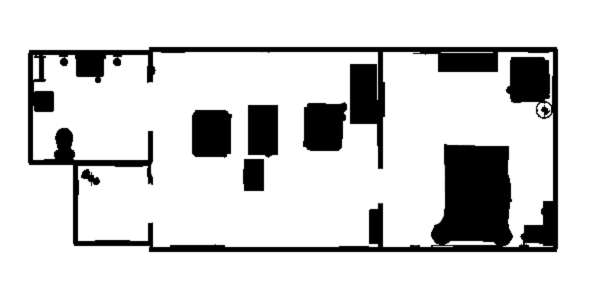
#> input picture map.png, 600 x 300 px
$ python navigation.py
#> lines starting #> are read from the running program, lines starting #| are printed output that depends on the picture; after the words box and inside, x2 and y2 are one past the last pixel; in counts of white or black regions, pixels touching at a corner belong together
import numpy as np
import cv2
import heapq
import matplotlib.pyplot as plt
import scipy.interpolate as si

MAP_FILE = 'map.png'
RESOLUTION = 0.02
SCAN_X = (-3, 9)
SCAN_Y = (-1, 5)

ROBOT_RADIUS = 0.15

def world_to_grid(x, y):
    map_width_m = SCAN_X[1] - SCAN_X[0]
    map_height_m = SCAN_Y[1] - SCAN_Y[0]
    grid_width = int(map_width_m / RESOLUTION)
    grid_height = int(map_height_m / RESOLUTION)

    px = int((x - SCAN_X[0]) / RESOLUTION)
    py = int((SCAN_Y[1] - y) / RESOLUTION)

    px = np.clip(px, 0, grid_width - 1)
    py = np.clip(py, 0, grid_height - 1)
    return (px, py)

def grid_to_world(px, py):
    x = px * RESOLUTION + SCAN_X[0]
    y = SCAN_Y[1] - (py * RESOLUTION)
    return (x, y)

def heuristic(a, b):
    return np.sqrt((b[0] - a[0]) ** 2 + (b[1] - a[1]) ** 2)

def astar(grid, start, goal):
    move_directions = [(0,1), (0,-1), (1,0), (-1,0), (1,1), (1,-1), (-1,1), (-1,-1)]
    close_set = set()
    came_from = {}
    g_score = {start: 0}
    f_score = {start: heuristic(start, goal)}
    open_heap = []

    heapq.heappush(open_heap, (f_score[start], start))
    height, width = grid.shape

    while open_heap:
        current = heapq.heappop(open_heap)[1]
        if current == goal:
            path_pixels = []
            while current in came_from:
                path_pixels.append(current)
                current = came_from[current]
            path_pixels.append(start)
            return path_pixels[::-1]

        close_set.add(current)
        for dx, dy in move_directions:
            neighbor = (current[0] + dx, current[1] + dy)
            if not (0 <= neighbor[0] < width and 0 <= neighbor[1] < height): continue
            if grid[neighbor[1]][neighbor[0]] == 1: continue

            move_cost = 1.0 if dx == 0 or dy == 0 else 1.414
            tentative_g_score = g_score[current] + move_cost

            if neighbor in close_set and tentative_g_score >= g_score.get(neighbor, float('inf')): continue

            if tentative_g_score < g_score.get(neighbor, float('inf')):
                came_from[neighbor] = current
                g_score[neighbor] = tentative_g_score
                f_score[neighbor] = tentative_g_score + heuristic(neighbor, goal)
                heapq.heappush(open_heap, (f_score[neighbor], neighbor))
    return None

def smooth_path(path_world, smooth_factor=0.5, num_points=100):
    unique_path = [path_world[0]]
    for p in path_world[1:]:
        if np.linalg.norm(np.array(p) - np.array(unique_path[-1])) > 0.05:
            unique_path.append(p)

    if len(unique_path) < 4:
        return path_world

    x = [p[0] for p in unique_path]
    y = [p[1] for p in unique_path]

    tck, u = si.splprep([x, y], s=smooth_factor)

    u_new = np.linspace(0, 1, num_points)
    x_new, y_new = si.splev(u_new, tck)

    smoothed_path = list(zip(x_new, y_new))
    return smoothed_path

def get_navigation_path(start_world, goal_world):
    print("Đang đọc bản đồ và tính toán đường đi A*...")
    img_raw = cv2.imread(MAP_FILE, cv2.IMREAD_GRAYSCALE)
    if img_raw is None:
        print(f"Lỗi: Không tìm thấy file '{MAP_FILE}'!")
        return None

    binary_map = (img_raw < 128).astype(np.uint8)
    inflation_pixels = int(ROBOT_RADIUS / RESOLUTION)
    kernel = cv2.getStructuringElement(cv2.MORPH_ELLIPSE, (inflation_pixels * 2, inflation_pixels * 2))
    inflated_grid = cv2.dilate(binary_map, kernel, iterations=1)

    start_pixel = world_to_grid(*start_world)
    goal_pixel = world_to_grid(*goal_world)

    if inflated_grid[start_pixel[1]][start_pixel[0]] == 1 or inflated_grid[goal_pixel[1]][goal_pixel[0]] == 1:
        print("Lỗi: Start hoặc Goal nằm trong vùng vật cản!")
        return None

    path_pixels = astar(inflated_grid, start_pixel, goal_pixel)

    if path_pixels is not None:
        path_world = [grid_to_world(p[0], p[1]) for p in path_pixels]

        total_dist = 0
        for i in range(len(path_world)-1):
            p1 = path_world[i]
            p2 = path_world[i+1]
            total_dist += np.sqrt((p2[0]-p1[0])**2 + (p2[1]-p1[1])**2)

        desired_spacing = 0.1
        dynamic_num_points = max(10, int(total_dist / desired_spacing))

        print(f"Tổng chiều dài đường đi: {total_dist:.2f}m. Sinh ra {dynamic_num_points} waypoints.")

        # Giảm smooth_factor (từ 0.3 xuống 0.05) để B-Spline bám sát các điểm A* gốc hơn, tránh tình trạng "cắt góc" lẹm vào vật cản
        smoothed_path = smooth_path(path_world, smooth_factor=0.05, num_points=dynamic_num_points)
        return smoothed_path

    return None

if __name__ == "__main__":
    try:
        img_raw = cv2.imread(MAP_FILE, cv2.IMREAD_GRAYSCALE)
#> img_raw is the input picture: shape (300, 600); min 0, max 255, mean 212.6
        if img_raw is None:
            raise ValueError(f"Lỗi: Không tìm thấy file '{MAP_FILE}'!")

        binary_map = (img_raw < 128).astype(np.uint8)
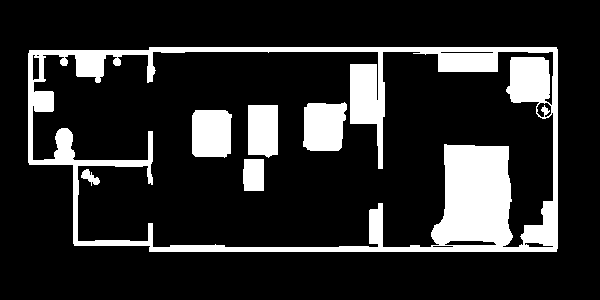
#> binary_map: shape (300, 600); values 0 (black) and 1 (white), 16.6% white; 6 white regions, box (x1, y1, x2, y2) and area: (28, 47, 558, 252) 23926, (303, 102, 347, 151) 1872, (192, 110, 232, 158) 1797, (248, 105, 278, 158) 1512, (243, 159, 264, 191) 655, (81, 169, 100, 186) 154

        inflation_pixels = int(ROBOT_RADIUS / RESOLUTION)
        kernel = cv2.getStructuringElement(cv2.MORPH_ELLIPSE, (inflation_pixels * 2, inflation_pixels * 2))
        inflated_grid = cv2.dilate(binary_map, kernel, iterations=1)
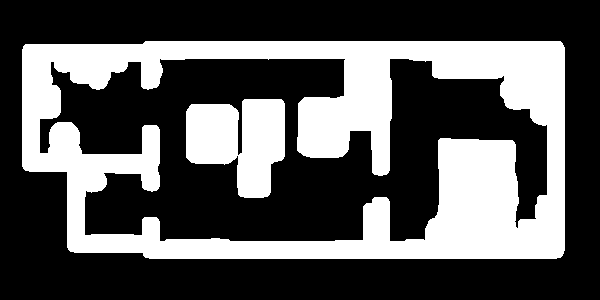
#> inflated_grid: shape (300, 600); values 0 (black) and 1 (white), 34% white; 2 white regions, box (x1, y1, x2, y2) and area: (22, 41, 565, 259) 54204, (186, 99, 285, 198) 6937

        START_WORLD = (-0.88,0.88)
        GOAL_WORLD = (5.69,3.14)

        start_pixel = world_to_grid(*START_WORLD)
        goal_pixel = world_to_grid(*GOAL_WORLD)

        path_pixels = astar(inflated_grid, start_pixel, goal_pixel)
#> path_pixels = 364 pairs, first value 106 to 434, second value 92 to 206

        plt.figure(figsize=(12, 6))

        display_img = np.zeros((img_raw.shape[0], img_raw.shape[1], 3), dtype=np.uint8)
        display_img[binary_map == 0] = [255, 255, 255]
        display_img[inflated_grid == 1] = [180, 180, 180]
        display_img[binary_map == 1] = [0, 0, 0]

        plt.imshow(display_img, origin='upper', extent=[SCAN_X[0], SCAN_X[1], SCAN_Y[0], SCAN_Y[1]])

        if path_pixels is not None:
            path_world = [grid_to_world(p[0], p[1]) for p in path_pixels]
#> in grid_to_world, `x = px * RESOLUTION + SCAN_X[0]`: x = -0.88
#> in grid_to_world, `y = SCAN_Y[1] - (py * RESOLUTION)`: y = 0.88
#> path_world = 364 pairs, first value -0.88 to 5.68, second value 0.88 to 3.16

            smoothed_path_world = smooth_path(path_world, smooth_factor=0.05, num_points=50)
#> in smooth_path, `unique_path = [path_world[0]]`: unique_path = [(-0.88, 0.88)]
#> the loop in smooth_path, `for p in path_world[1:]:` made 363 passes
#> p on passes 1 to 3: (-0.86, 0.88), (-0.84, 0.88), (-0.82, 0.88)
#> after the loop in smooth_path, `for p in path_world[1:]:`: unique_path = 129 pairs, first value -0.88 to 5.68, second value 0.88 to 3.14
#> in smooth_path, `x = [p[0] for p in unique_path]`: x = 129 values from -0.88 to 5.68
#> in smooth_path, `y = [p[1] for p in unique_path]`: y = 129 values from 0.88 to 3.14
#> in smooth_path, `tck, u = si.splprep([x, y], s=smooth_factor)`: tck = [[0, 0, 0, 0, 0.248, 0.31, 0.37, 0.433, 0.491, 0.552, 0.614, 0.738, 1, 1, 1, 1], [[-0.88, -0.239, 0.563, 1.52, 1.96, 2.4, 2.72, 3.18, 3.79, 5.13, 5.39, 5.67], [0.882, 0.875, 0.882, 0.905, 1, 1.1, 1.46, 1.5, 1.5, 1.29, 2.63, 3.12]], 3]; u = 129 values from 0 to 1
#> in smooth_path, `x_new, y_new = si.splev(u_new, tck)`: x_new = 50 values from -0.88 to 5.67; y_new = 50 values, max 3.12 at index 49, min 0.879 at index 3, mean 1.44
#> in smooth_path, `smoothed_path = list(zip(x_new, y_new))`: smoothed_path = 50 pairs, first value -0.88 to 5.67, second value 0.879 to 3.12
#> smoothed_path_world has the same summary as smoothed_path in smooth_path

            pw_arr = np.array(path_world)
#> pw_arr has the same summary as path_world
            spw_arr = np.array(smoothed_path_world)
#> spw_arr has the same summary as smoothed_path in smooth_path

            plt.plot(pw_arr[:, 0], pw_arr[:, 1], color='orange', linestyle='--', linewidth=1.5, alpha=0.7, label='A* Gốc (Zigzag)')

            plt.plot(spw_arr[:, 0], spw_arr[:, 1], color='cyan', linewidth=2.5, label='Đường Nội Suy (B-Spline)')

            print(f"--- THÀNH CÔNG ---")
            print(f"Đường A* gốc: {len(path_world)} điểm -> Giảm còn {len(smoothed_path_world)} waypoints nội suy.")
#| Đường A* gốc: 364 điểm -> Giảm còn 50 waypoints nội suy.
        else:
            print(f"Thuật toán A* báo: Không tìm thấy đường đi khả thi!")

        plt.scatter(*START_WORLD, color='green', marker='x', s=150, linewidth=3, label='Start (X Xanh)', zorder=5)
        plt.scatter(*GOAL_WORLD, color='red', marker='x', s=150, linewidth=3, label='Goal (X Đỏ)', zorder=5)

        plt.title(f"A* Navigation with B-Spline Smoothing")
        plt.xlabel("X (Meters)")
        plt.ylabel("Y (Meters)")
        plt.legend(loc='upper right')
        plt.grid(True, linestyle='--', alpha=0.5)
        plt.axis('equal')
        plt.show()
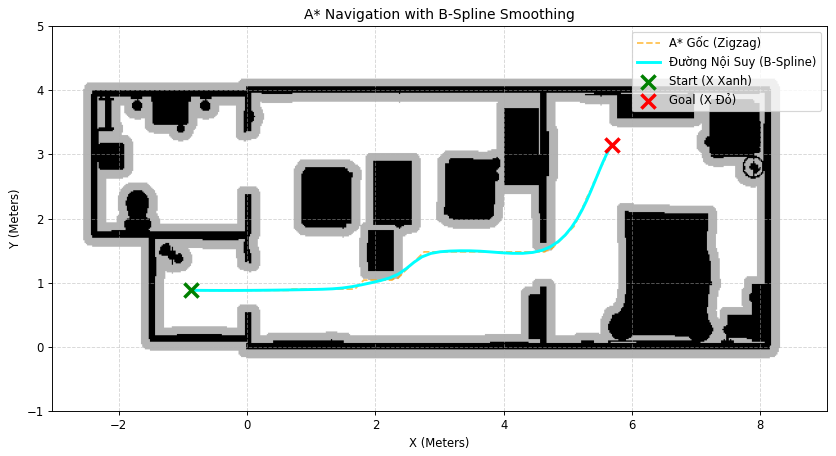
#> figure drawn by matplotlib, 1 panel

    except Exception as e:
        print(f"Lỗi hệ thống: {e}")
